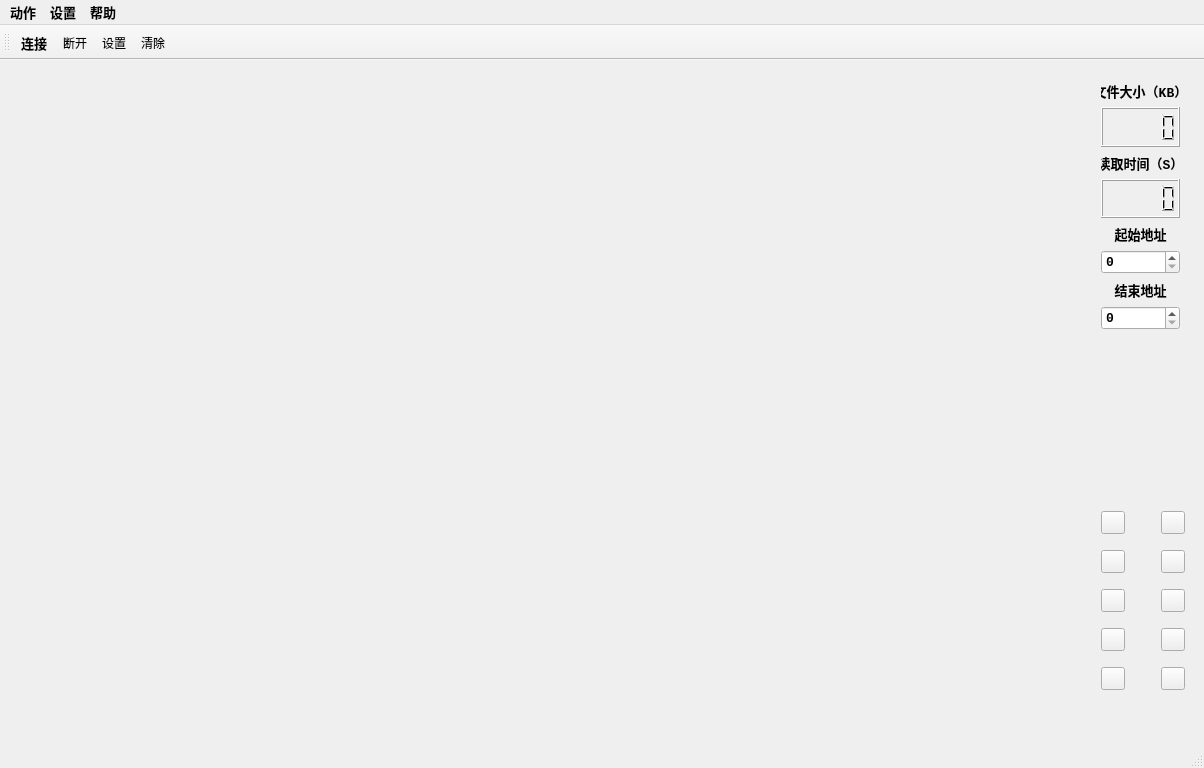
<?xml version="1.0" encoding="UTF-8"?>
<ui version="4.0">
 <class>MainWindow</class>
 <widget class="QMainWindow" name="MainWindow">
  <property name="geometry">
   <rect>
    <x>0</x>
    <y>0</y>
    <width>1204</width>
    <height>768</height>
   </rect>
  </property>
  <property name="sizePolicy">
   <sizepolicy hsizetype="Preferred" vsizetype="Preferred">
    <horstretch>0</horstretch>
    <verstretch>0</verstretch>
   </sizepolicy>
  </property>
  <property name="font">
   <font>
    <family>Consolas</family>
    <pointsize>10</pointsize>
    <weight>75</weight>
    <bold>true</bold>
   </font>
  </property>
  <property name="acceptDrops">
   <bool>false</bool>
  </property>
  <property name="windowTitle">
   <string>数据采集系统</string>
  </property>
  <property name="windowIcon">
   <iconset resource="terminal.qrc">
    <normaloff>:/images/heartbeat.ico</normaloff>:/images/heartbeat.ico</iconset>
  </property>
  <widget class="QWidget" name="centralWidget2">
   <widget class="QwtPlot" name="qwtPlot_mainwin">
    <property name="geometry">
     <rect>
      <x>10</x>
      <y>10</y>
      <width>1071</width>
      <height>671</height>
     </rect>
    </property>
   </widget>
   <widget class="QWidget" name="layoutWidget">
    <property name="geometry">
     <rect>
      <x>1090</x>
      <y>430</y>
      <width>46</width>
      <height>226</height>
     </rect>
    </property>
    <layout class="QVBoxLayout" name="verticalLayout">
     <item>
      <widget class="QPushButton" name="btnProcess_2">
       <property name="sizePolicy">
        <sizepolicy hsizetype="Minimum" vsizetype="Fixed">
         <horstretch>0</horstretch>
         <verstretch>0</verstretch>
        </sizepolicy>
       </property>
       <property name="text">
        <string/>
       </property>
       <property name="icon">
        <iconset resource="terminal.qrc">
         <normaloff>:/images/help.ico</normaloff>:/images/help.ico</iconset>
       </property>
       <property name="iconSize">
        <size>
         <width>32</width>
         <height>32</height>
        </size>
       </property>
      </widget>
     </item>
     <item>
      <widget class="QPushButton" name="btnProcess">
       <property name="sizePolicy">
        <sizepolicy hsizetype="Minimum" vsizetype="Fixed">
         <horstretch>0</horstretch>
         <verstretch>0</verstretch>
        </sizepolicy>
       </property>
       <property name="text">
        <string/>
       </property>
       <property name="icon">
        <iconset>
         <normaloff>images/process.ico</normaloff>images/process.ico</iconset>
       </property>
       <property name="iconSize">
        <size>
         <width>32</width>
         <height>32</height>
        </size>
       </property>
      </widget>
     </item>
     <item>
      <widget class="QPushButton" name="btnConnect">
       <property name="sizePolicy">
        <sizepolicy hsizetype="Minimum" vsizetype="Fixed">
         <horstretch>0</horstretch>
         <verstretch>0</verstretch>
        </sizepolicy>
       </property>
       <property name="text">
        <string/>
       </property>
       <property name="icon">
        <iconset resource="terminal.qrc">
         <normaloff>:/images/connected.ico</normaloff>:/images/connected.ico</iconset>
       </property>
       <property name="iconSize">
        <size>
         <width>32</width>
         <height>32</height>
        </size>
       </property>
      </widget>
     </item>
     <item>
      <widget class="QPushButton" name="btnHistory">
       <property name="sizePolicy">
        <sizepolicy hsizetype="Minimum" vsizetype="Fixed">
         <horstretch>0</horstretch>
         <verstretch>0</verstretch>
        </sizepolicy>
       </property>
       <property name="text">
        <string/>
       </property>
       <property name="icon">
        <iconset resource="terminal.qrc">
         <normaloff>:/images/history.ico</normaloff>:/images/history.ico</iconset>
       </property>
       <property name="iconSize">
        <size>
         <width>32</width>
         <height>32</height>
        </size>
       </property>
      </widget>
     </item>
     <item>
      <widget class="QPushButton" name="btnHelp">
       <property name="sizePolicy">
        <sizepolicy hsizetype="Minimum" vsizetype="Fixed">
         <horstretch>0</horstretch>
         <verstretch>0</verstretch>
        </sizepolicy>
       </property>
       <property name="text">
        <string/>
       </property>
       <property name="icon">
        <iconset resource="terminal.qrc">
         <normaloff>:/images/help.ico</normaloff>:/images/help.ico</iconset>
       </property>
       <property name="iconSize">
        <size>
         <width>32</width>
         <height>32</height>
        </size>
       </property>
       <property name="shortcut">
        <string>Ctrl+S</string>
       </property>
      </widget>
     </item>
    </layout>
   </widget>
   <widget class="QWidget" name="layoutWidget">
    <property name="geometry">
     <rect>
      <x>1150</x>
      <y>430</y>
      <width>46</width>
      <height>226</height>
     </rect>
    </property>
    <layout class="QVBoxLayout" name="verticalLayout_2">
     <item>
      <widget class="QPushButton" name="btnCurve">
       <property name="sizePolicy">
        <sizepolicy hsizetype="Minimum" vsizetype="Fixed">
         <horstretch>0</horstretch>
         <verstretch>0</verstretch>
        </sizepolicy>
       </property>
       <property name="text">
        <string/>
       </property>
       <property name="icon">
        <iconset resource="terminal.qrc">
         <normaloff>:/images/chart.ico</normaloff>:/images/chart.ico</iconset>
       </property>
       <property name="iconSize">
        <size>
         <width>32</width>
         <height>32</height>
        </size>
       </property>
      </widget>
     </item>
     <item>
      <widget class="QPushButton" name="btnAmplifer">
       <property name="sizePolicy">
        <sizepolicy hsizetype="Minimum" vsizetype="Fixed">
         <horstretch>0</horstretch>
         <verstretch>0</verstretch>
        </sizepolicy>
       </property>
       <property name="text">
        <string/>
       </property>
       <property name="icon">
        <iconset resource="terminal.qrc">
         <normaloff>:/images/data.png</normaloff>:/images/data.png</iconset>
       </property>
       <property name="iconSize">
        <size>
         <width>32</width>
         <height>32</height>
        </size>
       </property>
      </widget>
     </item>
     <item>
      <widget class="QPushButton" name="btnDisconnect">
       <property name="sizePolicy">
        <sizepolicy hsizetype="Minimum" vsizetype="Fixed">
         <horstretch>0</horstretch>
         <verstretch>0</verstretch>
        </sizepolicy>
       </property>
       <property name="text">
        <string/>
       </property>
       <property name="icon">
        <iconset resource="terminal.qrc">
         <normaloff>:/images/disconnected.ico</normaloff>:/images/disconnected.ico</iconset>
       </property>
       <property name="iconSize">
        <size>
         <width>32</width>
         <height>32</height>
        </size>
       </property>
      </widget>
     </item>
     <item>
      <widget class="QPushButton" name="btnSet">
       <property name="sizePolicy">
        <sizepolicy hsizetype="Minimum" vsizetype="Fixed">
         <horstretch>0</horstretch>
         <verstretch>0</verstretch>
        </sizepolicy>
       </property>
       <property name="text">
        <string/>
       </property>
       <property name="icon">
        <iconset resource="terminal.qrc">
         <normaloff>:/images/gear.ico</normaloff>:/images/gear.ico</iconset>
       </property>
       <property name="iconSize">
        <size>
         <width>32</width>
         <height>32</height>
        </size>
       </property>
      </widget>
     </item>
     <item>
      <widget class="QPushButton" name="btnExit">
       <property name="sizePolicy">
        <sizepolicy hsizetype="Minimum" vsizetype="Fixed">
         <horstretch>0</horstretch>
         <verstretch>0</verstretch>
        </sizepolicy>
       </property>
       <property name="text">
        <string/>
       </property>
       <property name="icon">
        <iconset resource="terminal.qrc">
         <normaloff>:/images/exit.ico</normaloff>:/images/exit.ico</iconset>
       </property>
       <property name="iconSize">
        <size>
         <width>32</width>
         <height>32</height>
        </size>
       </property>
      </widget>
     </item>
    </layout>
   </widget>
   <widget class="QWidget" name="layoutWidget">
    <property name="geometry">
     <rect>
      <x>1090</x>
      <y>10</y>
      <width>101</width>
      <height>271</height>
     </rect>
    </property>
    <layout class="QVBoxLayout" name="verticalLayout_3">
     <item>
      <widget class="QLabel" name="label_no1">
       <property name="sizePolicy">
        <sizepolicy hsizetype="Preferred" vsizetype="Preferred">
         <horstretch>0</horstretch>
         <verstretch>0</verstretch>
        </sizepolicy>
       </property>
       <property name="text">
        <string>文件大小（KB）</string>
       </property>
       <property name="alignment">
        <set>Qt::AlignCenter</set>
       </property>
      </widget>
     </item>
     <item>
      <widget class="QLCDNumber" name="lcdNumber1">
       <property name="sizePolicy">
        <sizepolicy hsizetype="Expanding" vsizetype="Expanding">
         <horstretch>0</horstretch>
         <verstretch>0</verstretch>
        </sizepolicy>
       </property>
      </widget>
     </item>
     <item>
      <widget class="QLabel" name="label_no2">
       <property name="sizePolicy">
        <sizepolicy hsizetype="Preferred" vsizetype="Preferred">
         <horstretch>0</horstretch>
         <verstretch>0</verstretch>
        </sizepolicy>
       </property>
       <property name="text">
        <string>读取时间（S）</string>
       </property>
       <property name="alignment">
        <set>Qt::AlignCenter</set>
       </property>
      </widget>
     </item>
     <item>
      <widget class="QLCDNumber" name="lcdNumber2">
       <property name="sizePolicy">
        <sizepolicy hsizetype="Expanding" vsizetype="Expanding">
         <horstretch>0</horstretch>
         <verstretch>0</verstretch>
        </sizepolicy>
       </property>
      </widget>
     </item>
     <item>
      <widget class="QLabel" name="label_no2_2">
       <property name="sizePolicy">
        <sizepolicy hsizetype="Preferred" vsizetype="Preferred">
         <horstretch>0</horstretch>
         <verstretch>0</verstretch>
        </sizepolicy>
       </property>
       <property name="text">
        <string>起始地址</string>
       </property>
       <property name="alignment">
        <set>Qt::AlignCenter</set>
       </property>
      </widget>
     </item>
     <item>
      <widget class="QSpinBox" name="spinBoxStart"/>
     </item>
     <item>
      <widget class="QLabel" name="label_no2_3">
       <property name="sizePolicy">
        <sizepolicy hsizetype="Preferred" vsizetype="Preferred">
         <horstretch>0</horstretch>
         <verstretch>0</verstretch>
        </sizepolicy>
       </property>
       <property name="text">
        <string>结束地址</string>
       </property>
       <property name="alignment">
        <set>Qt::AlignCenter</set>
       </property>
      </widget>
     </item>
     <item>
      <widget class="QSpinBox" name="spinBoxStop"/>
     </item>
    </layout>
   </widget>
  </widget>
  <widget class="QMenuBar" name="menuBar">
   <property name="geometry">
    <rect>
     <x>0</x>
     <y>0</y>
     <width>1204</width>
     <height>23</height>
    </rect>
   </property>
   <widget class="QMenu" name="menuCalls">
    <property name="title">
     <string>动作</string>
    </property>
    <addaction name="actionConnect"/>
    <addaction name="actionDisconnect"/>
    <addaction name="separator"/>
    <addaction name="actionQuit"/>
   </widget>
   <widget class="QMenu" name="menuTools">
    <property name="title">
     <string>设置</string>
    </property>
    <addaction name="actionConfigure"/>
    <addaction name="actionClear"/>
   </widget>
   <widget class="QMenu" name="menuHelp">
    <property name="title">
     <string>帮助</string>
    </property>
    <addaction name="actionAbout"/>
    <addaction name="actionAboutQt"/>
   </widget>
   <addaction name="menuCalls"/>
   <addaction name="menuTools"/>
   <addaction name="menuHelp"/>
  </widget>
  <widget class="QStatusBar" name="statusBar"/>
  <widget class="QToolBar" name="mainToolBar">
   <property name="font">
    <font>
     <family>Microsoft YaHei UI</family>
     <pointsize>9</pointsize>
     <weight>50</weight>
     <bold>false</bold>
    </font>
   </property>
   <attribute name="toolBarArea">
    <enum>TopToolBarArea</enum>
   </attribute>
   <attribute name="toolBarBreak">
    <bool>false</bool>
   </attribute>
   <addaction name="actionConnect"/>
   <addaction name="actionDisconnect"/>
   <addaction name="actionConfigure"/>
   <addaction name="actionClear"/>
  </widget>
  <action name="actionAbout">
   <property name="icon">
    <iconset resource="terminal.qrc">
     <normaloff>:/images/help.ico</normaloff>:/images/help.ico</iconset>
   </property>
   <property name="text">
    <string>关于</string>
   </property>
   <property name="toolTip">
    <string>关于本程序</string>
   </property>
  </action>
  <action name="actionAboutQt">
   <property name="icon">
    <iconset resource="terminal.qrc">
     <normaloff>:/images/help.ico</normaloff>:/images/help.ico</iconset>
   </property>
   <property name="text">
    <string>关于Qt</string>
   </property>
  </action>
  <action name="actionConnect">
   <property name="enabled">
    <bool>true</bool>
   </property>
   <property name="icon">
    <iconset resource="terminal.qrc">
     <normaloff>:/images/connected.ico</normaloff>:/images/connected.ico</iconset>
   </property>
   <property name="text">
    <string>连接</string>
   </property>
   <property name="toolTip">
    <string>打开串口</string>
   </property>
   <property name="font">
    <font>
     <family>Microsoft YaHei UI</family>
     <pointsize>10</pointsize>
     <weight>75</weight>
     <bold>true</bold>
    </font>
   </property>
  </action>
  <action name="actionDisconnect">
   <property name="icon">
    <iconset resource="terminal.qrc">
     <normaloff>:/images/disconnected.ico</normaloff>:/images/disconnected.ico</iconset>
   </property>
   <property name="text">
    <string>断开</string>
   </property>
   <property name="toolTip">
    <string>关闭串口</string>
   </property>
  </action>
  <action name="actionConfigure">
   <property name="icon">
    <iconset resource="terminal.qrc">
     <normaloff>:/images/gear.ico</normaloff>:/images/gear.ico</iconset>
   </property>
   <property name="text">
    <string>设置</string>
   </property>
   <property name="toolTip">
    <string>设置串口参数</string>
   </property>
  </action>
  <action name="actionClear">
   <property name="icon">
    <iconset resource="terminal.qrc">
     <normaloff>:/images/broom.ico</normaloff>:/images/broom.ico</iconset>
   </property>
   <property name="text">
    <string>清除</string>
   </property>
   <property name="toolTip">
    <string>清除接收区</string>
   </property>
  </action>
  <action name="actionQuit">
   <property name="icon">
    <iconset resource="terminal.qrc">
     <normaloff>:/images/exit.ico</normaloff>:/images/exit.ico</iconset>
   </property>
   <property name="text">
    <string>退出</string>
   </property>
  </action>
 </widget>
 <layoutdefault spacing="6" margin="11"/>
 <customwidgets>
  <customwidget>
   <class>QwtPlot</class>
   <extends>QFrame</extends>
   <header>qwt_plot.h</header>
   <container>1</container>
  </customwidget>
 </customwidgets>
 <resources>
  <include location="terminal.qrc"/>
 </resources>
 <connections/>
</ui>
